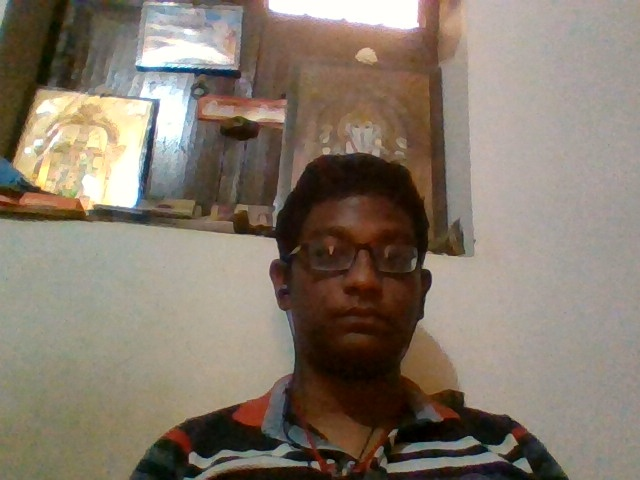
#> input picture images/0/image0000.jpeg, 640 x 480 px, given in place of pykara.jpg, which was not available
$ python training.py
#> lines starting #> are read from the running program, lines starting #| are printed output that depends on the picture; pictures that were not available may be replaced by others from this repository, and a replacement may not be noted
### face_recognition.py
import numpy as np
import cv2
import os

#Face Detection
def faceDetection(test_img):
    gray_img=cv2.cvtColor(test_img,cv2.COLOR_BGR2GRAY)
    #faceDetection.load('haarcascade_frontalface_default.xml')
    face_haar=cv2.CascadeClassifier(cv2.data.haarcascades + r'haarcascade_frontalface_default.xml')
    faces=face_haar.detectMultiScale(gray_img,scaleFactor=1.3,minNeighbors=3)
    return faces,gray_img

#Labels for training data
def labels_for_training_data(directory):
    faces=[]
    faceID=[]

    for path,subdirnames,filenames in os.walk(directory):
        for filename in filenames:
            if filename.startswith("."):
                print("Skipping system file")
                continue
            id=os.path.basename(path)
            img_path=os.path.join(path,filename)
            print ("img_path",img_path)
            print("id: ",id)
            test_img=cv2.imread(img_path)
            if test_img is None:
                print ("Not Loaded Properly")
                continue

            faces_rect,gray_img=faceDetection(test_img)
            if len(faces_rect)!=1:
                continue
            (x,y,w,h)=faces_rect[0]
            roi_gray=gray_img[y:y+w,x:x+h]
            faces.append(roi_gray)
            faceID.append(int(id))
    return faces,faceID

#Training classifier
def train_classifier(faces,faceID):
    face_recognizer=cv2.face.LBPHFaceRecognizer_create()
    face_recognizer.train(faces,np.array(faceID))
    return face_recognizer

#Drawing Rectangle
def draw_rect(test_img,face):
    (x,y,w,h)=face
    cv2.rectangle(test_img,(x,y),(x+w,y+h),(0,255,10),thickness=3)

#Putting Text
def put_text(test_img,label_name,x,y):
    cv2.putText(test_img,label_name,(x,y),cv2.FONT_HERSHEY_DUPLEX,1,(255,0,0),3)


### training.py
import numpy as np
import cv2
import os

import face_recognition as fr
print(fr)

test_img=cv2.imread(r'C:\Users\msath\Desktop\LBPH\pykara.jpg')
#> test_img is the input picture: shape (480, 640, 3); mean B, G, R 108.1, 121.8, 133.7

faces_detected,gray_img=fr.faceDetection(test_img)
#> in faceDetection, `gray_img=cv2.cvtColor(test_img,cv2.COLOR_BGR2GRAY)`:
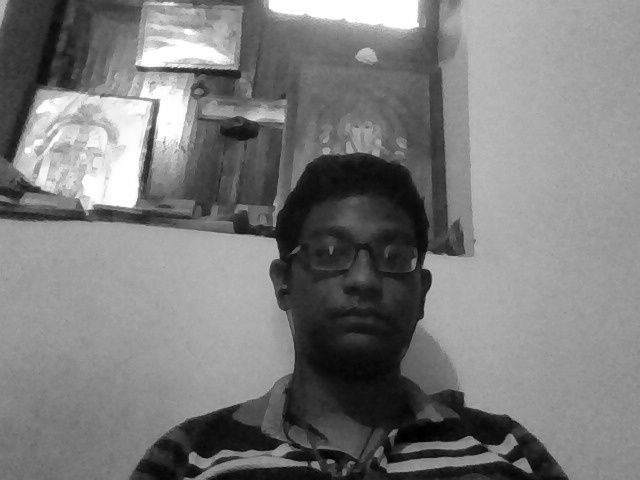
#> gray_img: shape (480, 640); min 0, max 255, mean 123.8
#> in faceDetection, `faces=face_haar.detectMultiScale(gray_img,scaleFactor=1.3,minNeighbors..`: faces = [[281, 192, 160, 160]]
#> faces_detected = [[281, 192, 160, 160]]
print("Face Detected: ",faces_detected)
#| Face Detected:  [[281 192 160 160]]

#Training

faces,faceID=fr.labels_for_training_data(r'C:\Users\msath\Desktop\LBPH\images')
#> pass 2 of the loop in labels_for_training_data, `for path,subdirnames,filenames in os.walk(directory):`:
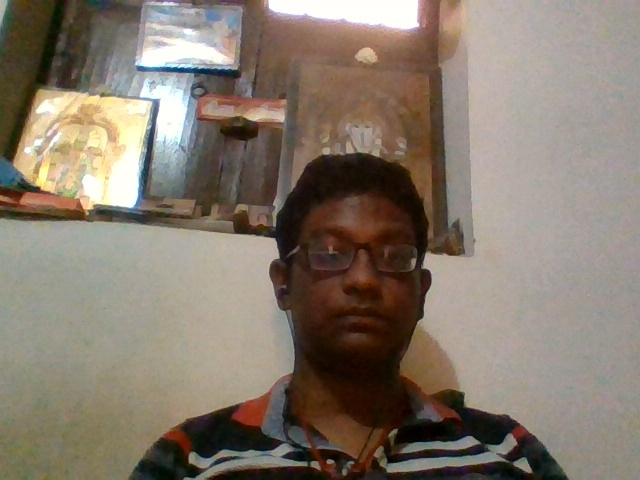
#> input picture images/0/image0002.jpeg, 640 x 480 px
#> in labels_for_training_data, test_img is the input picture: shape (480, 640, 3); mean B, G, R 109, 121.9, 133.6
#> in faceDetection (call 2), `gray_img=cv2.cvtColor(test_img,cv2.COLOR_BGR2GRAY)`:
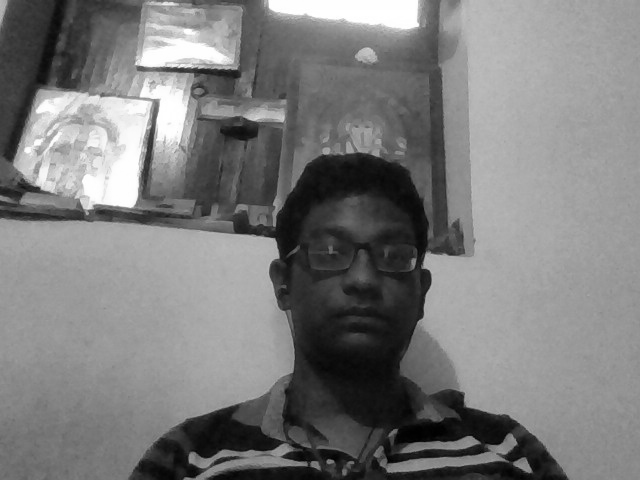
#> gray_img: shape (480, 640); min 0, max 255, mean 123.9
#> faces = [[283, 195, 156, 156]]
#> in labels_for_training_data, `(x,y,w,h)=faces_rect[0]`: x = 283; y = 195; w = 156
#> in labels_for_training_data, `roi_gray=gray_img[y:y+w,x:x+h]`:
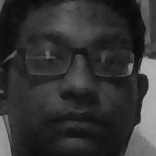
#> roi_gray: shape (156, 156); min 8, max 183, mean 51
face_recognizer=fr.train_classifier(faces,faceID)
face_recognizer.save(r'C:\Users\msath\Desktop\LBPH\trainingData.yml')

name={0:'Saan'}

for face in faces_detected:
    (x,y,w,h)=face
    roi_gray=gray_img[y:y+h,x:x+h]
    label,confidence=face_recognizer.predict(roi_gray)
    print("Confidence: ",confidence)
    print("Label: ",label)
    fr.draw_rect(test_img,face)
    predicted_name=name[label]
    fr.put_text(test_img,predicted_name,x,y)
#> this loop made 1 pass
#> pass 1, `roi_gray=gray_img[y:y+h,x:x+h]`:
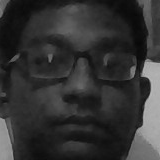
#> roi_gray: shape (160, 160); min 8, max 184, mean 51.2

resized_img=cv2.resize(test_img,(1000,700))
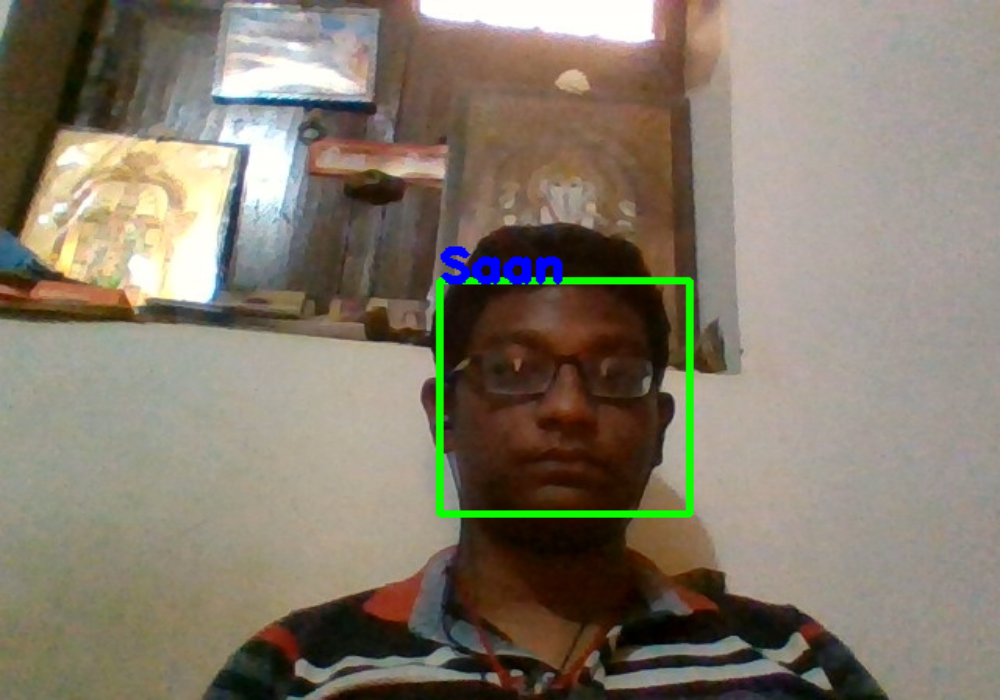
#> resized_img: shape (700, 1000, 3); mean B, G, R 108.2, 123.3, 132.7

cv2.imshow("face detection: ",resized_img)
cv2.waitKey(0)
cv2.destroyAllWindows()
